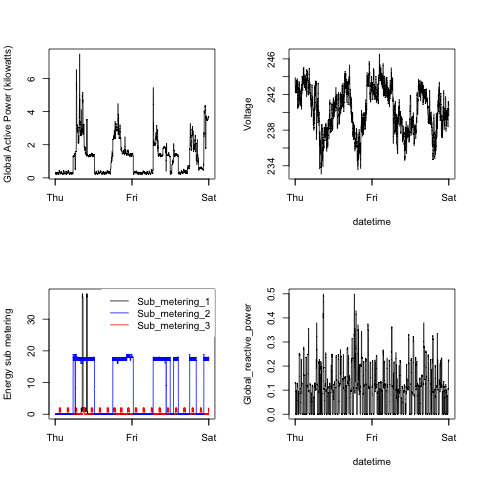

Reproduce this figure in R.
source("./getFileAndLoadData.R");
source("./plottingfunctions.R")
png(filename = "plot4.png");
par(mfrow = c(2, 2));
plotGlobalActivePower();
plotVoltage();
plotEnergySubmetering(legendBoxLineWidth<-0);
plotGlobalReactivePower();
dev.off();